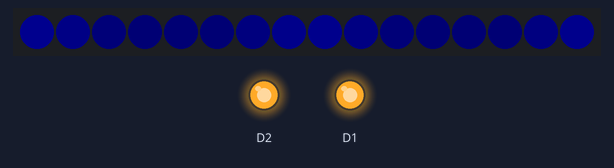
The program below on a simulated ESP8266 (Wemos D1 mini). On the bench: 16 RGB LEDs in strip order, left to right, output pins drawn as LEDs (lit = HIGH). Dim RGB values are drawn brighter than linear.

Above: at 0.45 s.
At 5.25 s:
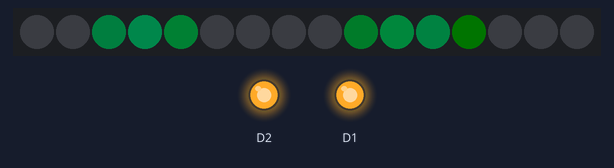
At 10.05 s:
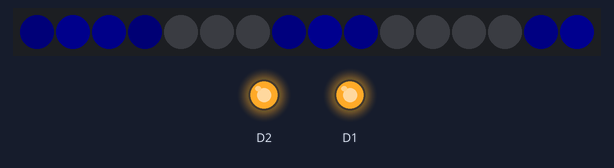
At 19.95 s:
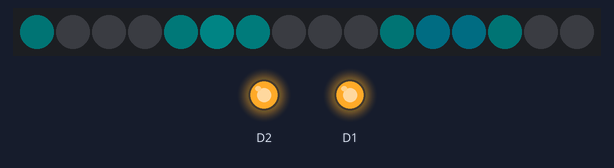
At 29.55 s:
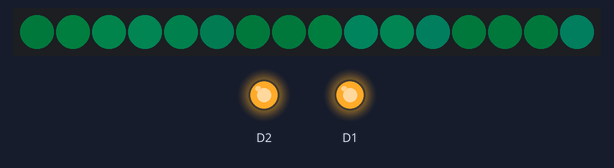
At 39.45 s:
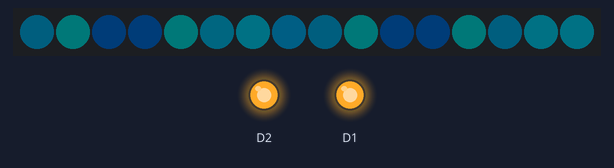

The program:

main.cpp
```cpp
#include <FastLED.h>
#include <Arduino.h>
#include "ESP8266WiFi.h"

// How many leds in your strip?
#define NUM_LEDS 16
void falcom();

// For led chips like WS2812, which have a data line, ground, and power, you just
// need to define DATA_PIN.  For led chipsets that are SPI based (four wires - data, clock,
#define DATA_PIN D3

#define FIRST_COLOR 0x14a9fa
#define SECOND_COLOR 0x9706cc

// Define the array of leds
CRGB leds[NUM_LEDS];

void setup() {
    FastLED.addLeds<NEOPIXEL, DATA_PIN>(leds, NUM_LEDS);  // GRB ordering is assumed
    FastLED.setBrightness(14);
    delay(50);
    pinMode(D2,OUTPUT);
    pinMode(D1,OUTPUT);
    digitalWrite(D2,HIGH);
    digitalWrite(D1   ,HIGH);


}

void loop() {
  // // Turn the LED on, then pause
  // for (size_t i = 0; i < NUM_LEDS/2; i++)
  // {
  //   leds[i] = CRGB(FIRST_COLOR); //cor fabi 123457
  //   leds[15-i] = CRGB(FIRST_COLOR);
  //   FastLED.show();
  //   delay(50);
  // }

  // // Now turn the LED off, then pause
  // for (size_t i = 0; i < NUM_LEDS/2; i++)
  // {
  //   leds[i] = CRGB(SECOND_COLOR);
  //   leds[15-i] = CRGB(SECOND_COLOR);
  //   FastLED.show();
  //   delay(50);
  // }

  // // Turn the LED on, then pause
  // for (size_t i = 0; i < NUM_LEDS/2; i++)
  // {
  //   leds[7-i] = CRGB(FIRST_COLOR); //cor fabi 123457
  //   leds[i+8] = CRGB(FIRST_COLOR);
  //   FastLED.show();
  //   delay(50);
  // }

  // // Now turn the LED off, then pause
  // for (size_t i = 0; i < NUM_LEDS/2; i++)
  // {
  //   leds[7-i] = CRGB(SECOND_COLOR);
  //   leds[i+8] = CRGB(SECOND_COLOR);
  //   FastLED.show();
  //   delay(50);
  // }

  falcom();
  FastLED.show();

}

 void falcom()
{
  static uint16_t sPseudotime = 0;
  static uint16_t sLastMillis = 0;

  uint8_t sat8 = beatsin88( 87, 220, 250);
  uint8_t brightdepth = beatsin88( 341, 96, 254);
  uint16_t brightnessthetainc16 = beatsin88( 203, (25 * 256), (40 * 256));
  uint8_t msmultiplier = beatsin88(147, 23, 60);

  uint16_t hue16 = beatsin88(11300, 33000, 40960);

  uint16_t ms = millis();
  uint16_t deltams = ms - sLastMillis ;
  sLastMillis  = ms;
  sPseudotime += deltams * msmultiplier;
  uint16_t brightnesstheta16 = sPseudotime;

  for( uint16_t i = 0 ; i < NUM_LEDS; i++) {
    uint8_t hue8 = hue16 / 256;

    brightnesstheta16  += brightnessthetainc16;
    uint16_t b16 = sin16( brightnesstheta16  ) + 32768;

    uint16_t bri16 = (uint32_t)((uint32_t)b16 * (uint32_t)b16) / 65536;
    uint8_t bri8 = (uint32_t)(((uint32_t)bri16) * brightdepth) / 65536;
    bri8 += (255 - brightdepth);

    CRGB newcolor = CHSV( hue8, sat8, bri8);

    uint16_t pixelnumber = i;
    pixelnumber = (NUM_LEDS-1) - pixelnumber;

    nblend( leds[pixelnumber], newcolor, 64);
  }
}
```
